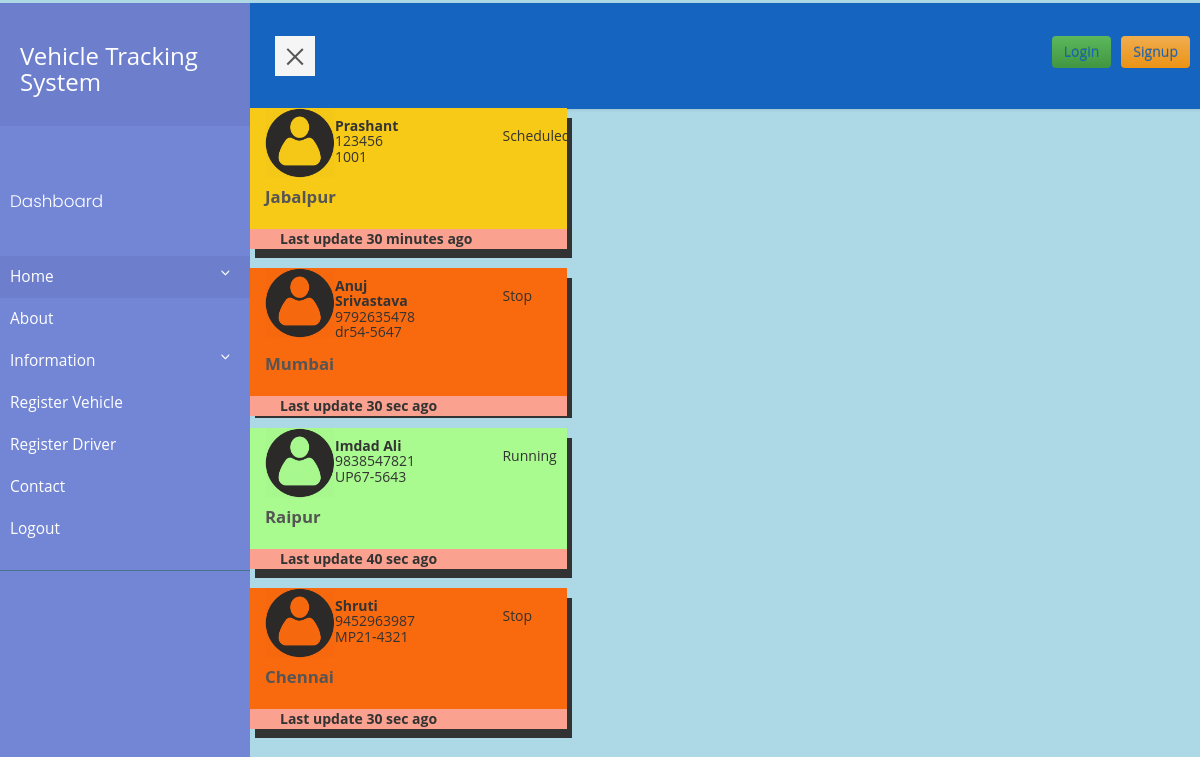
The page /track/ on the database as committed earlier.
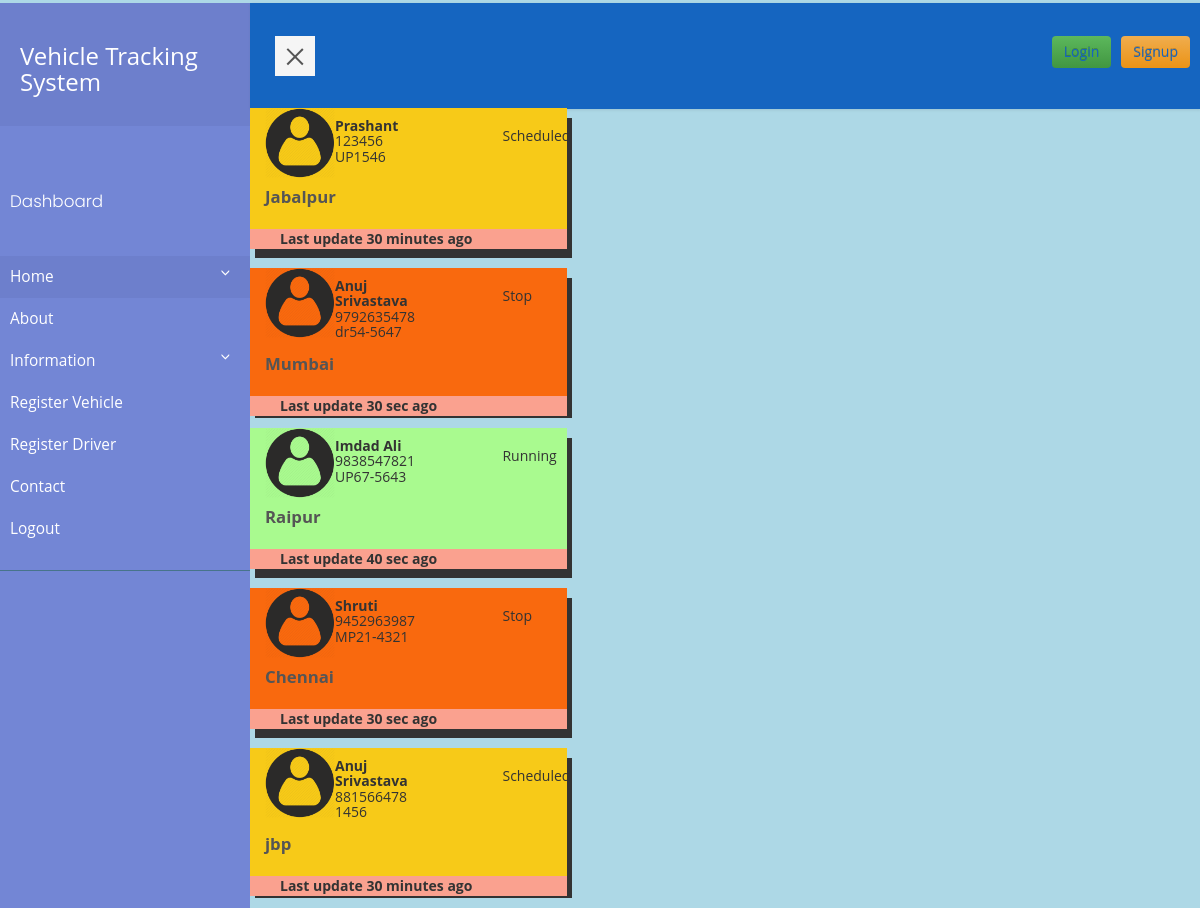
The same page on the database as committed later.
### TrackingSystem/models.py (models this page shows, shortened)
class Driver(models.Model):
	driver_name=models.CharField(max_length=40)
	gender=models.CharField(max_length=10)
	license_no=models.IntegerField()
	address=models.CharField(max_length=30)
	contact_no=models.BigIntegerField()
	license_expiry_date=models.DateField()
	vehicle_no = models.ForeignKey(Vehicle, on_delete=models.CASCADE,null=True,blank=True)

class Vehicle(models.Model):
	vehicle_no=models.CharField(max_length=30)
	last_stoppage=models.CharField(max_length=30)
	current_position=models.CharField(max_length=30)
	distance_covered=models.IntegerField(default=0)
	last_updated=models.DateTimeField(default=datetime.now)
	vehicle_status=models.IntegerField(default=0)
	vehicle_name=models.CharField(max_length=100,default='BMW')
	name = models.CharField(max_length=50,default='Anuj')
	buy_date = models.DateTimeField(default=datetime.now, blank=True)
	def __str__(self):
		return self.vehicle_no

### TrackingSystem/views.py (the view)
def index(request):
	all_vehicle= Vehicle.objects.all()
	all_driver = Driver.objects.all()
	values = []
	for i in all_vehicle:
		x = Driver.objects.get(vehicle_no=i)
		values.append(x)
	return render(request, 'TrackingSystem/index.html', {'all_driver':values})

### TrackingSystem/templates/TrackingSystem/index.html
{% extends 'TrackingSystem/base.html' %}
{% load staticfiles %}
{% block body %}
<div class="row-fluid" style="margin-top:-50px">
        <div class="col-md-4" style="margin-top: 9px">
            {% for a in all_driver %}
                  {% if a.vehicle_no.vehicle_status == 0 %}
            <div class="row" style="height: 140px;box-shadow: 5px 10px;background-color: #F7CA18">
                <div class="col-md-7">
                   <img src="{% static "people.png" %}" class="img-fluid pull-left" alt="Responsive image" height="70px" width="70px">
                      <h5> <b> {{a.driver_name}}</b><br>
                              {{a.contact_no}}<br>
                     {{a.vehicle_no}}<br></h5>
                </div>
                <div class="col-md-2">
                </div>
                <div class="col-md-3" style="margin-top: 10px">
                            <h5>Scheduled</h5>
                </div>
            </div>
            <div class="row" style="margin-top: -65px;height:65px">
                <div class="col-md-12" >
                     <p style="margin-top: -1px"><b>{{a.vehicle_no.current_position}}</b></p>
                     <div class="row" style= "margin-top: -13px;background-color:#FAA18F  ">
                           <b style="margin-left: 30px">Last update 30 minutes ago</b>
                     </div>
                </div>
            </div>
            <br>
              {% endif %}
              {% if a.vehicle_no.vehicle_status == 1 %}
            <div class="row" style="height: 140px;box-shadow: 5px 10px;background-color:#A9FA8F">
                <div class="col-md-7">
                   <img src="{% static "people.png" %}" class="img-fluid pull-left" alt="Responsive image" height="70px" width="70px">
                      <h5> <b> {{a.driver_name}}</b><br>
                              {{a.contact_no}}<br>
                     {{a.vehicle_no}}<br></h5>
                </div>
                <div class="col-md-2">
                </div>
                <div class="col-md-3" style="margin-top: 10px">
                            <h5>Running</h5>
                </div>
            </div>
            <div class="row" style="margin-top: -65px;height:65px">
                <div class="col-md-12" >
                     <p style="margin-top: -1px"><b>{{a.vehicle_no.current_position}}</b></p>
                     <div class="row" style= "margin-top: -13px;background-color: #FAA18F    ">
                           <b style="margin-left: 30px">Last update 40 sec ago</b>
                     </div>
                </div>
            </div>
            <br>
              {% endif %}
              {% if a.vehicle_no.vehicle_status == -1 %}
            <div class="row" style="height: 140px;box-shadow: 5px 10px;background-color: #F9690E">
                <div class="col-md-7">
                   <img src="{% static "people.png" %}" class="img-fluid pull-left" alt="Responsive image" height="70px" width="70px">
                      <h5> <b> {{a.driver_name}}</b><br>
                              {{a.contact_no}}<br>
                     {{a.vehicle_no}}<br></h5>
                </div>
                <div class="col-md-2">
                </div>
                <div class="col-md-3" style="margin-top: 10px">
                            <h5>Stop</h5>
                </div>
            </div>
            <div class="row" style="margin-top: -65px;height:65px">
                <div class="col-md-12" >
                     <p style="margin-top: -1px"><b>{{a.vehicle_no.current_position}}</b></p>
                     <div class="row" style= "margin-top: -13px;background-color: #FAA18F  ">
                           <b style="margin-left: 30px">Last update 30 sec ago</b>
                     </div>
                </div>
            </div>
            <br>
              {% endif %}
            {% endfor %}
        </div>
        <div class="col-md-8" style="margin-top: 10px">
    <div id="map"></div>
</div>
</div>
{% endblock %}

### TrackingSystem/templates/TrackingSystem/base.html (shortened to what this page needs)
{% block anuj %}
<!DOCTYPE html>
<html>
    <head>
      {% load staticfiles %}
            <link rel="stylesheet" href="//maxcdn.bootstrapcdn.com/bootstrap/3.2.0/css/bootstrap.min.css">
        <link rel="stylesheet" href="//maxcdn.bootstrapcdn.com/bootstrap/3.2.0/css/bootstrap-theme.min.css">
       <link rel="stylesheet" href="{% static 'css/custom.css' %}">
        <link rel="stylesheet" href="{% static 'css/log.css' %}">
        <link rel="stylesheet" href="{% static 'css/cust.css' %}">
           <link rel="stylesheet" href="{% static 'css/ttt.css' %}">
    </head>
    <body>
        <div class="wrapper">
            <nav id="sidebar">
                <div class="sidebar-header">
                    <h3>Vehicle Tracking System</h3>
                </div>
                <ul class="list-unstyled components">
                    <p>Dashboard</p>
                    <li class="active">
                        <a href="#homeSubmenu" data-toggle="collapse" aria-expanded="false">Home</a>
                    </li>
                    <li>
                        <a href="#">About</a>
                        <a href="#pageSubmenu" data-toggle="collapse" aria-expanded="false">Information</a>
                    </li>
                    <li>
                       <a href="#" data-toggle="modal" data-target="#myModa">Register Vehicle</a>
                       <a href="#" data-toggle="modal" data-target="#myMod">Register Driver</a>
                    </li>
                    <li>
                        <a href="#">Contact</a>
                        <a href="#">Logout</a>
                    </li>
                </ul>
            </nav>
            <div id="content">
                <nav class="navbar navbar-default">
                    <div class="container-fluid" >
                        <div class="navbar-header">
                            <button type="button" id="sidebarCollapse" class="navbar-btn">
                                <span></span>
                            </button>
                        </div>
                        <div class="collapse navbar-collapse" id="bs-example-navbar-collapse-1">
                            <ul class="nav navbar-nav navbar-right">
                                <button type="button" class="btn btn-warning navbar-btn navbar-right" data-toggle="modal" data-target="#myModal" style="margin-left:10px">Signup</button>
    <button type="button" class="btn btn-success navbar-btn navbar-right" data-toggle="modal" data-target="#myModal">Login</button>
                            </ul>
                        </div>
                    </div>
                </nav>
               {% block body %}
            {% endblock %}
            </div>
        </div>
{% endblock %}

### TrackingSystem/static/css/custom.css (style rules this page uses)
body { font-family: 'Poppins', sans-serif; background: #fafafa; }
p { font-family: 'Poppins', sans-serif; font-size: 1.1em; font-weight: 300; line-height: 1.7em; color: #999; }
a, a:hover, a:focus { color: inherit; text-decoration: none; transition: all 0.3s; }
.navbar { padding: 15px 10px; background: #fff; border: none; border-radius: 0; margin-bottom: 40px; box-shadow: 1px 1px 3px rgba(0, 0, 0, 0.1); }
.navbar-btn { box-shadow: none; outline: none !important; border: none; }
.wrapper { display: flex; align-items: stretch; perspective: 1500px; width: auto; }
#sidebar { min-width: 250px; max-width: 250px; background: #7386D5; color: #fff; transition: all 0.6s cubic-bezier(0.945, 0.020, 0.270, 0.665); transform-origin: bottom left; }
#sidebar .sidebar-header { padding: 20px; background: #6d7fcc; }
#sidebar ul.components { padding: 20px 0; border-bottom: 1px solid #47748b; }
#sidebar ul p { color: #fff; padding: 10px; }
#sidebar ul li a { padding: 10px; font-size: 1.1em; display: block; }
#sidebar ul li.active > a, a[aria-expanded="true"] { color: #fff; background: #6d7fcc; }
a[data-toggle="collapse"] { position: relative; }
a[aria-expanded="false"]::before, a[aria-expanded="true"]::before { content: '\e259'; display: block; position: absolute; right: 20px; font-family: 'Glyphicons Halflings'; font-size: 0.6em; }
#content { min-height: 100vh; transition: all 0.3s; width: 100%; }
#sidebarCollapse { width: 40px; height: 40px; background: #f5f5f5; }
#sidebarCollapse span { width: 80%; height: 2px; margin: 0 auto; display: block; background: #555; transition: all 0.8s cubic-bezier(0.810, -0.330, 0.345, 1.375); transition-delay: 0.2s; }
#sidebarCollapse span:last-of-type { transform: rotate(-45deg) translate(1px, -1px); }

### TrackingSystem/static/css/ttt.css (style rules this page uses)
body { font-family: 'Poppins', sans-serif; background-color:lightblue; }
p { font-size: 1.2em; line-height: 1.8em; font-weight: 300; color: #555; margin: 30px 0; }
.navbar { padding-top: 25px; padding-bottom: 25px; background: #1565C0; color: #1565C0; transition: all 0.3s; }
.navbar button { color: inherit !important; }

### TrackingSystem/templates/TrackingSystem/base.html (style rules this page uses)
* { font-family : 'Open Sans' , sans-serif; }
#map { width: 100%; height: 400px; }

Rows that differ between the two databases and show on the page:
changed through a linked row, Driver "Prashant": vehicle_no "1001" → "UP1546"
added Driver: driver_name "Anuj Srivastava", contact_no "881566478", vehicle_no "1456", vehicle_no.current_position "jbp"
